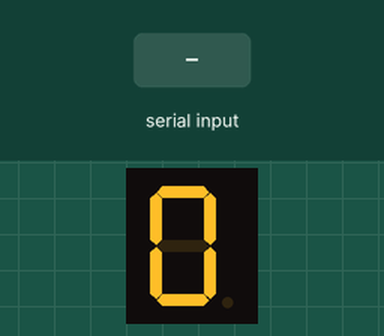
The sketch below on a simulated STM32 Blue Pill. Shown: 1-digit seven-segment display. Wiring (inferred from the names in the program): 1-digit 7-segment display, segments lit when LOW: segments PA6, PA5, PA4, PA3, PA2, PA1, PA0. The test bench sets the inputs (shaded band). The segment pins are drawn as the display they are named for.

Above: at 1.8 s.
1.9 s: "1" received over Serial
At 2.3 s:
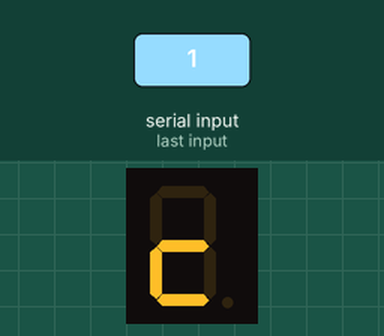
At 3.8 s:
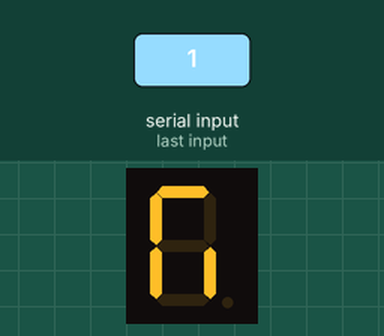
Timing chart, 0 to 5.3 s (numbered marks = the images above; inputs shaded):
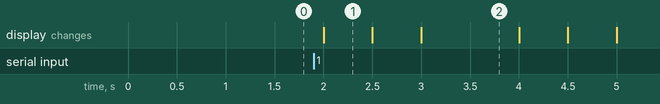

The sketch:

displayConnected.ino
```cpp
#define A PA0
#define B PA1
#define C PA2
#define D PA3
#define E PA4
#define F PA5
#define G PA6
String a0 = "1";
String a = "2";
String b = "3";
String c = "4";
String d = "5";
String aa = "6";
String bb = "7";
String cc = "8";
String dd = "9";

void setup() {
  Serial.begin(9600);
  while (!Serial){
    ;
  }
  pinMode(A, OUTPUT);
  pinMode(B, OUTPUT);
  pinMode(C, OUTPUT);
  pinMode(D, OUTPUT);
  pinMode(E, OUTPUT);
  pinMode(F, OUTPUT);
  pinMode(G, OUTPUT);


}

void loop() {
  if(Serial.available()){ // only send data back if data has been sent
      sevenSeg(1, 1, 1, 0, 0, 1, 0); // C
      delay(500);
      sevenSeg(0, 1, 1, 1, 0, 0, 1); // o
      delay(500);
      sevenSeg(0, 1, 0, 1, 0, 0, 1); // n
      delay(500);
      sevenSeg(0, 1, 0, 1, 0, 0, 1); // n
      delay(500);
      sevenSeg(1, 1, 1, 0, 0, 1, 1); // E
      delay(500);
      sevenSeg(1, 1, 1, 0, 0, 1, 0); // c
      delay(500);
      sevenSeg(1, 1, 1, 0, 0, 0, 1); // t
      delay(500);
      sevenSeg(1, 1, 1, 0, 0, 1, 1); // E
      delay(500);
      sevenSeg(0, 1, 1, 1, 1, 0, 1); // d
      delay(500);
    }else{
      sevenSeg(0, 0, 0, 0, 0, 0, 1); //  1
      delay(500);
    }

  }
void sevenSeg (int g, int f, int e, int d, int c, int b, int a)
{
  digitalWrite(A, a);
  digitalWrite(B, b);
  digitalWrite(C, c);
  digitalWrite(D, d);
  digitalWrite(E, e);
  digitalWrite(F, f);
  digitalWrite(G, g);

}
```

Measured:
- after the input at 1.9 s, the display: changes after 0.10 s (image 1)
- what the display in image 1 shows lasts 0.5 s, from 2.0 s to 2.5 s
- what the display in image 2 shows lasts 1.0 s, from 3.0 s to 4.0 s
